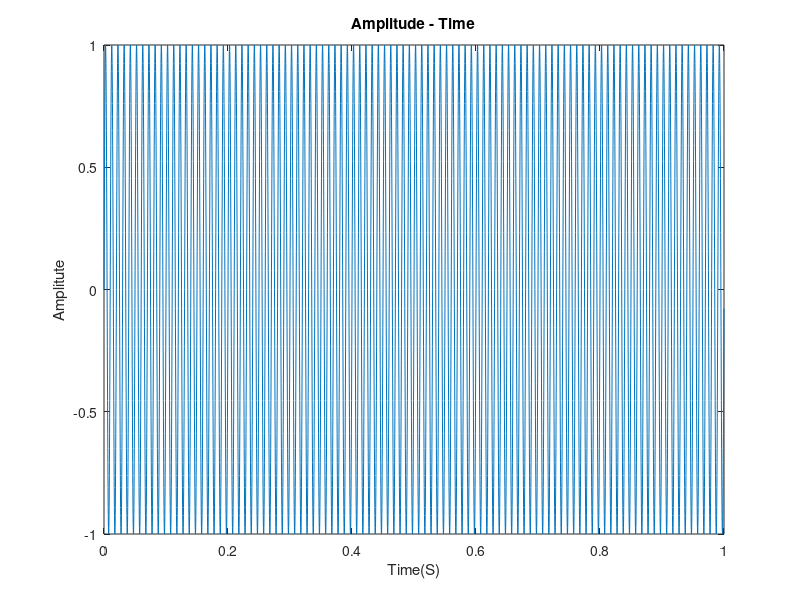
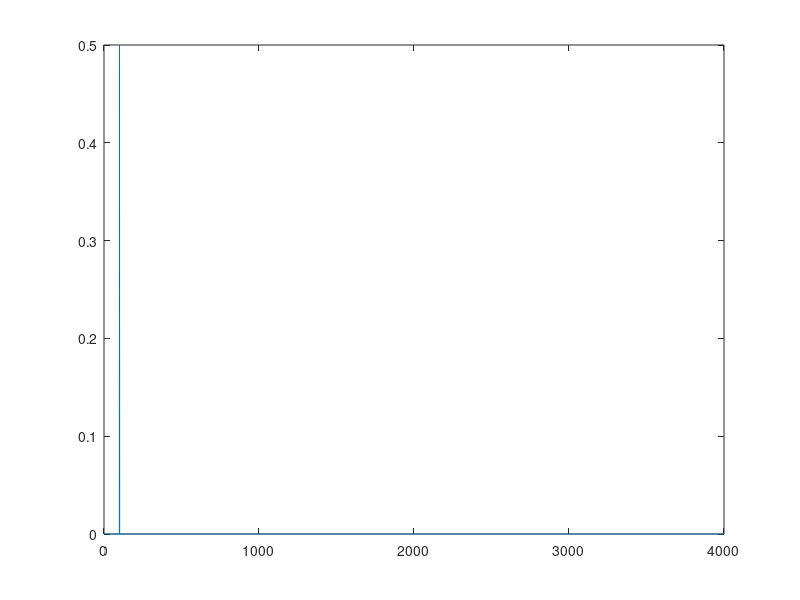

Recreate these plots in MATLAB, in order.
%Load a sinewave
iSampleRate = 8000;
f = 100;
t =  0:1/iSampleRate:1-1/iSampleRate;
signal = sin(2*pi*f*t);

%Plotting the Amplitude - Time graph
AudioSamplesTime = 1:size(iSampleRate);
AudioSamplesTime = AudioSamplesTime /iSampleRate;
figure;
plot(t, signal);
xlabel('Time(S)');
ylabel('Amplitute');
title('Amplitude - Time');

%Spectral power plotting
N = length(signal);
xdft = fft(signal); %Fast Fourier Transform
xdft = xdft(1:N/2+1);
psdx = (1/(iSampleRate*N)) * abs(xdft).^2;
psdx(2:end-1) = 2*psdx(2:end-1);
freq = 0:iSampleRate/N:iSampleRate/2;
figure;
plot(freq, psdx);